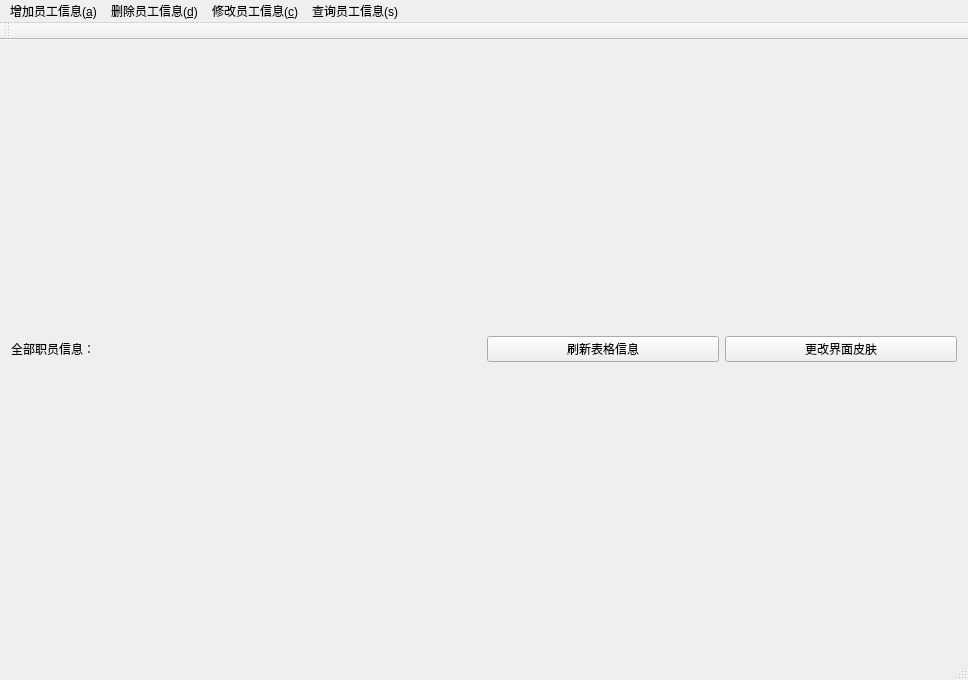
<?xml version="1.0" encoding="UTF-8"?>
<ui version="4.0">
 <class>MainSys</class>
 <widget class="QMainWindow" name="MainSys">
  <property name="geometry">
   <rect>
    <x>0</x>
    <y>0</y>
    <width>968</width>
    <height>680</height>
   </rect>
  </property>
  <property name="baseSize">
   <size>
    <width>200</width>
    <height>200</height>
   </size>
  </property>
  <property name="windowTitle">
   <string>职员管理（root）</string>
  </property>
  <widget class="QWidget" name="centralWidget">
   <layout class="QGridLayout" name="gridLayout">
    <item row="2" column="0" colspan="2">
     <layout class="QVBoxLayout" name="verticalLayout"/>
    </item>
    <item row="0" column="0">
     <layout class="QHBoxLayout" name="horizontalLayout_2">
      <item>
       <widget class="QLabel" name="label">
        <property name="text">
         <string>全部职员信息：</string>
        </property>
        <property name="scaledContents">
         <bool>true</bool>
        </property>
       </widget>
      </item>
     </layout>
    </item>
    <item row="0" column="1">
     <layout class="QHBoxLayout" name="horizontalLayout">
      <item>
       <widget class="QPushButton" name="pushButton_2">
        <property name="text">
         <string>刷新表格信息</string>
        </property>
       </widget>
      </item>
      <item>
       <widget class="QPushButton" name="pushButton">
        <property name="text">
         <string>更改界面皮肤</string>
        </property>
       </widget>
      </item>
     </layout>
    </item>
   </layout>
  </widget>
  <widget class="QMenuBar" name="menuBar">
   <property name="geometry">
    <rect>
     <x>0</x>
     <y>0</y>
     <width>968</width>
     <height>31</height>
    </rect>
   </property>
   <widget class="QMenu" name="menu">
    <property name="title">
     <string>增加员工信息(&amp;a)</string>
    </property>
   </widget>
   <widget class="QMenu" name="menu_2">
    <property name="title">
     <string>删除员工信息(&amp;d)</string>
    </property>
   </widget>
   <widget class="QMenu" name="menu_3">
    <property name="title">
     <string>修改员工信息(&amp;c)</string>
    </property>
   </widget>
   <widget class="QMenu" name="menu_4">
    <property name="title">
     <string>查询员工信息(s)</string>
    </property>
   </widget>
   <addaction name="menu"/>
   <addaction name="menu_2"/>
   <addaction name="menu_3"/>
   <addaction name="menu_4"/>
  </widget>
  <widget class="QToolBar" name="mainToolBar">
   <attribute name="toolBarArea">
    <enum>TopToolBarArea</enum>
   </attribute>
   <attribute name="toolBarBreak">
    <bool>false</bool>
   </attribute>
  </widget>
  <widget class="QStatusBar" name="statusBar"/>
 </widget>
 <layoutdefault spacing="6" margin="11"/>
 <resources/>
 <connections/>
</ui>
